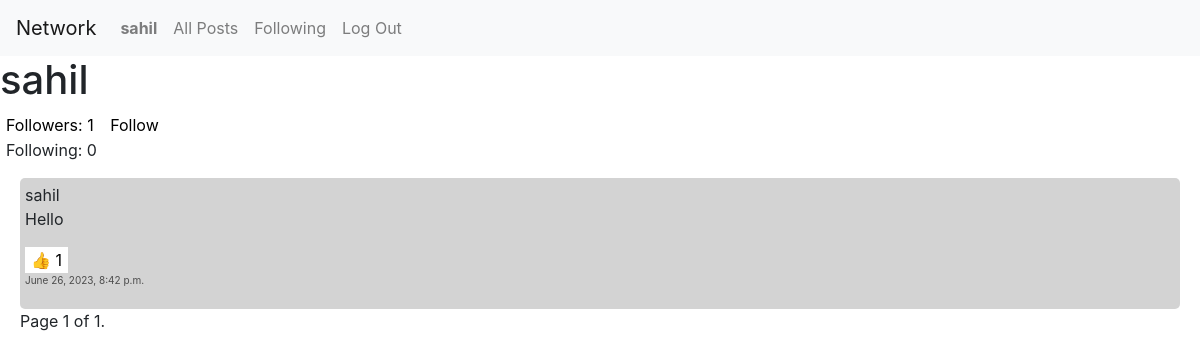
Before: /profile/sahil with the older database file.
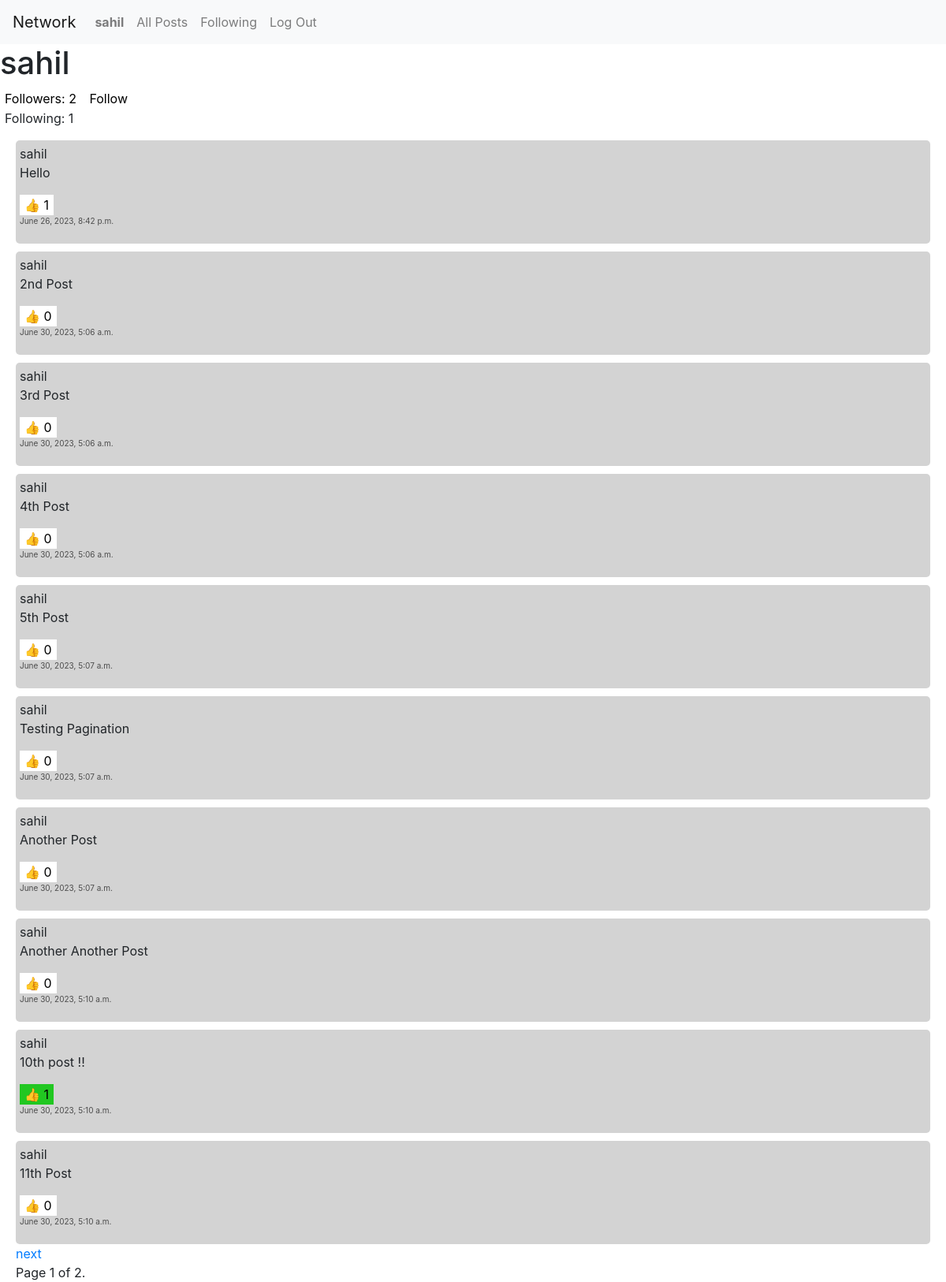
After: the same page with the newer database file.
### network/models.py (models this page shows, shortened)
class User(AbstractUser):
    followers = models.ManyToManyField('self', blank=True, default= None, null=True, symmetrical=False)

class Post(models.Model):
    poster = models.ForeignKey(User, on_delete = models.CASCADE)
    content = models.CharField(max_length=500)
    dateTime = models.DateTimeField(auto_now_add=True)
    likes = models.ManyToManyField(User, related_name="postLikes", blank=True)

### network/views.py (the view)
# urls.py: path("profile/<str:user>", views.profile, name="profile"),
def profile(request, user):
    following = User.objects.all().filter(followers = User.objects.get(username=user))
    count = following.count()
    print(count)
    posts = Post.objects.all().filter(poster=User.objects.get(username=user))
    paginator = Paginator(posts, 10)
    print (paginator.count)
    page_number = request.GET.get('page')
    page_obj = paginator.get_page(page_number)
    print (page_obj)
    return render(request, "network/profile.html", {
        "user": User.objects.get(username=user),
        "page_obj": page_obj,
        "count": count
    })

### network/templates/network/profile.html (shortened to what this page needs)
{% extends "network/layout.html" %}
{% load static %}
{% block body %}
<h1>{{ user.username }}</h1>
{% if request.user in user.followers.all %}
    <button id="followCounter-{{ user.username }}" class="FollowCounter" style="background-color: rgb(255, 255, 255); border-width: 0px; outline: none;">Followers: {{ user.followers.all|length }}</button>
    <button id="follow-{{ user.username }}" class="FollowButton" style="background-color: rgb(33, 199, 33); border-width: 0px; outline: none;">Following</button>
{% else %}
    <button id="followCounter-{{ user.username }}" class="FollowCounter" style="background-color: white; border-width: 0px; outline: none;">Followers: {{ user.followers.all|length }}</button>
    <button id="follow-{{ user.username }}" class="FollowButton" style="background-color: white; border-width: 0px; outline: none;">Follow</button>
{% endif %}
    <p style="margin-left: 6px"> Following: {{ count }}</p>
{% for post in page_obj %}
<div style="margin-top: 10px; background-color: lightgray; padding: 5px; display: block; margin-left: 20px; margin-right: 20px; border-radius: 5px;" id="content{{post.id}}" >
    <a>{{ post.poster }}</a>
    <p id="content-{{ post.id }}">{{ post.content }}</p>
{% if user.is_authenticated %}
{% if user in post.likes.all %}
    <button id="button-{{ post.id }}" class="LikeButton" style="background-color: rgb(33, 199, 33); border-width: 0px; outline: none;">👍 {{ post.likes.all|length }}</button>
{% else %}
    <button id="button-{{ post.id }}" class="LikeButton" style="background-color: white; border-width: 0px; outline: none;">👍 {{ post.likes.all|length }}</button>
{% endif %}
{% endif %}
    <p style="color: rgb(76, 76, 76); font-size: 10px;">{{ post.dateTime }}</p>
</div>
{% endfor %}
 </div>
 <div class="pagination" style="display: block;">
    <div style="display: block; margin-left: 20px;">
        {% if page_obj.has_next %}
            <a href="?page={{ page_obj.next_page_number }}">next</a>
        {% endif %}
    </div>
    <div style="display: block; margin-left: 20px;">
        Page {{ page_obj.number }} of {{ page_obj.paginator.num_pages }}.
    </div>
</div>
{% endblock %}

### network/templates/network/layout.html (shortened to what this page needs)
{% load static %}
<!DOCTYPE html>
<html lang="en">
    <head>
        <link rel="stylesheet" href="https://stackpath.bootstrapcdn.com/bootstrap/4.4.1/css/bootstrap.min.css">
        <link href="{% static 'network/styles.css' %}" rel="stylesheet">
    </head>
    <body>
        <nav class="navbar navbar-expand-lg navbar-light bg-light">
            <a class="navbar-brand" href="#">Network</a>
            <div>
              <ul class="navbar-nav mr-auto">
                {% if user.is_authenticated %}
                    <li class="nav-item">
                        <a class="nav-link" href="#"><strong>{{ user.username }}</strong></a>
                    </li>
                {% endif %}
                <li class="nav-item">
                  <a class="nav-link" id="allPosts" href="{% url 'index' %}">All Posts</a>
                </li>
                {% if user.is_authenticated %}
                    <li class="nav-item">
                        <a class="nav-link" href="{% url 'follow_page' %}">Following</a>
                    </li>
                    <li class="nav-item">
                        <a class="nav-link" href="{% url 'logout' %}">Log Out</a>
                    </li>
                {% endif %}
              </ul>
            </div>
          </nav>
        <div class="body">
            {% block body %}
            {% endblock %}
    </body>
</html>

Changed rows visible on the page:
changed User "sahil": followers.all|length "1" → "2"
added Post: poster "sahil", content "2nd Post", likes.all|length "0", dateTime "June 30, 2023, 5:06 a.m."
added Post: poster "sahil", content "3rd Post", likes.all|length "0", dateTime "June 30, 2023, 5:06 a.m."
added Post: poster "sahil", content "4th Post", likes.all|length "0", dateTime "June 30, 2023, 5:06 a.m."
added Post: poster "sahil", content "5th Post", likes.all|length "0", dateTime "June 30, 2023, 5:07 a.m."
added Post: poster "sahil", content "Testing Pagination", likes.all|length "0", dateTime "June 30, 2023, 5:07 a.m."
added Post: poster "sahil", content "Another Post", likes.all|length "0", dateTime "June 30, 2023, 5:07 a.m."
added Post: poster "sahil", content "Another Another Post", likes.all|length "0", dateTime "June 30, 2023, 5:10 a.m."
added Post: poster "sahil", content "10th post !!", likes.all|length "1", dateTime "June 30, 2023, 5:10 a.m."
added Post: poster "sahil", content "11th Post", likes.all|length "0", dateTime "June 30, 2023, 5:10 a.m."
Other visible differences:
{{ count }}: "0" → "1"
{{ page_obj.paginator.num_pages }}: "1" → "2"
text now shown: "next"
